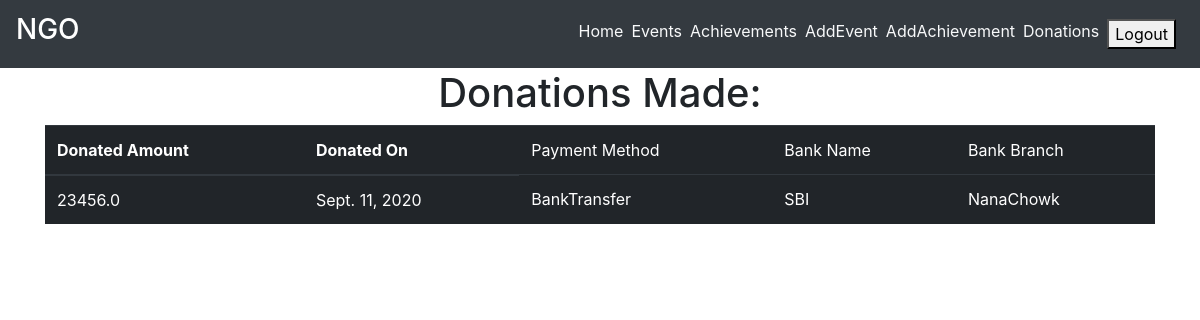
The page /user_dashboard/ (signed in) on the database as committed earlier.
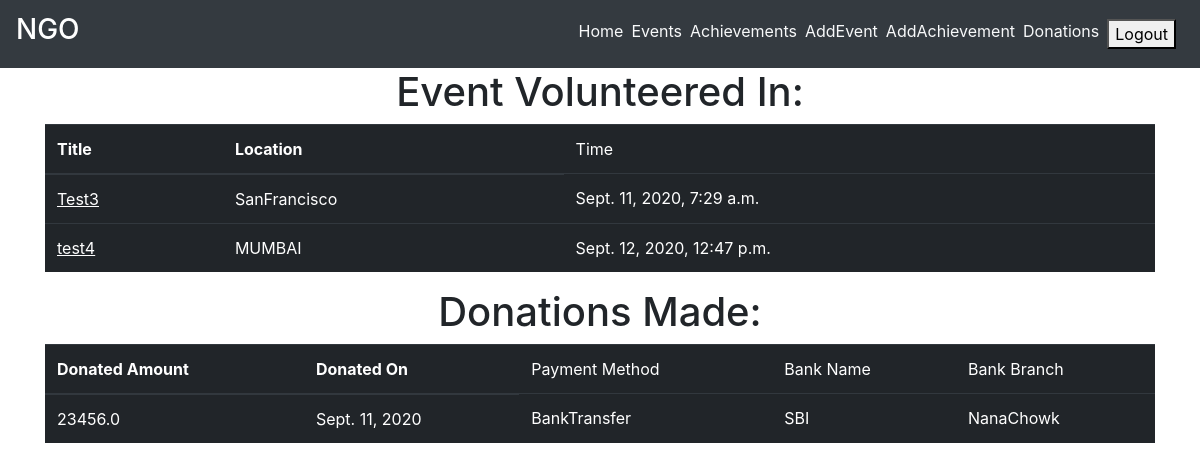
The same page on the database as committed later.
### main/models.py (models this page shows, shortened)
class Donation(models.Model):
    PAYMENT_METHOD = (
        ('BankTransfer', 'BankTransfer'),
        ('PayTM', 'PayTM'),
        ('GooglePay', 'GooglePay'),
        ('CreditCard', 'CreditCard'),
        ('DebitCard', 'DebitCard')
    )
    donated_by = models.ForeignKey(settings.AUTH_USER_MODEL,related_name="donor", on_delete=models.CASCADE, editable = False)
    amount_donated = models.FloatField(editable = False)
    donated_on = models.DateField(default=timezone.now, editable = False)
    pancard = models.CharField(max_length=10, editable = False)
    bank_name = models.CharField(max_length=25, editable = False)
    bank_branch = models.CharField(max_length=50, editable = False)
    payment_method = models.CharField(max_length=12, choices=PAYMENT_METHOD, editable=False)

class Event(models.Model):
    created_by = models.ForeignKey(settings.AUTH_USER_MODEL,related_name="event_creator", on_delete=models.CASCADE)
    volunteers = models.ManyToManyField(settings.AUTH_USER_MODEL,related_name="volunteers",blank=True)
    title = models.CharField(max_length=75)
    description = models.TextField()
    cause = models.CharField(max_length=100)
    location = models.CharField(max_length=150)
    volunteers_required = models.IntegerField(default=1)
    duration = models.CharField(max_length=20)
    event_timings = models.DateTimeField(default=timezone.now)
    is_complete = models.BooleanField(default=False)
    slug = models.SlugField(default="event_name")

### main/views.py (the view)
# urls.py: path('user_dashboard/', views.user_dashboard, name="user_dashboard"),
@login_required
def user_dashboard(request):
    donations = Donation.objects.filter(donated_by=request.user)
    volunteers = Event.objects.filter(volunteers=request.user)
    context = {
        'donations' : donations,
        'volunteers' : volunteers,
    }
    return render(request, 'main/user_dashboard.html', context)

### main/templatetags/get_group.py (called while the page is built)
@register.filter(name='has_group')
def has_group(user, group_name):
    return user.groups.filter(name=group_name).exists()

### main/templates/main/user_dashboard.html
{% extends "main/layout.html" %}
{% block content %}
<div class="user_dashboard container">
    <div class="row">
        <div class="col-sm-12 m-auto">
            {% if volunteers %}
            <h1 class="text-center">Event Volunteered In:</h1>
            <div class="table-responsive">
                <table class="table table-dark">
                    <thead>
                    <tr>
                        <th scope="col">Title</th>
                        <th scope="col">Location</th>
                        <td scope="col">Time</td>
                    </tr>
                    </thead>
                    <tbody>
                    {% for volunteer in volunteers %}
                    <tr>
                        <td><a href="{% url 'main:event-detail' volunteer.slug %}" class="text-white"><u>{{  volunteer.title }}</u></a></td>
                        <td>{{ volunteer.location }}</td>
                        <td>{{ volunteer.event_timings }}</td>
                    </tr>
                    {% endfor %}
                    </tbody>
                </table>
            </div>
            {% endif %}
        </div>
        <div class="col-sm-12 m-auto">
            {% if donations %}
            <h1 class="text-center">Donations Made:</h1>
            <div class="table-responsive">
                <table class="table table-dark">
                    <thead>
                    <tr>
                        <th scope="col">Donated Amount</th>
                        <th scope="col">Donated On</th>
                        <td scope="col">Payment Method</td>
                        <td scope="col">Bank Name</td>
                        <td scope="col">Bank Branch</td>
                    </tr>
                    </thead>
                    <tbody>
                    {% for donation in donations %}
                    <tr>
                        <td>{{  donation.amount_donated }}</td>
                        <td>{{ donation.donated_on }}</td>
                        <td>{{ donation.payment_method }}</td>
                        <td>{{ donation.bank_name }}</td>
                        <td>{{ donation.bank_branch }}</td>
                    </tr>
                    {% endfor %}
                    </tbody>
                </table>
            </div>
            {% endif %}
        </div>
    </div>
</div>
{% endblock content %}

Rows that differ between the two databases and show on the page:
now on this page (row unchanged): Event: title "Test3", location "SanFrancisco", event_timings "Sept. 11, 2020, 7:29 a.m."
added Event: title "test4", location "MUMBAI", event_timings "Sept. 12, 2020, 12:47 p.m."
Other text that changed with them:
text now shown: "Event Volunteered In: Title Location Time"
